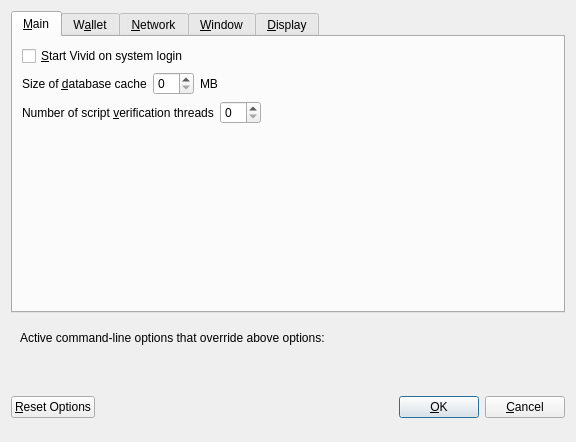
<?xml version="1.0" encoding="UTF-8"?>
<ui version="4.0">
 <class>OptionsDialog</class>
 <widget class="QDialog" name="OptionsDialog">
  <property name="geometry">
   <rect>
    <x>0</x>
    <y>0</y>
    <width>576</width>
    <height>442</height>
   </rect>
  </property>
  <property name="windowTitle">
   <string>Options</string>
  </property>
  <property name="modal">
   <bool>true</bool>
  </property>
  <layout class="QVBoxLayout" name="verticalLayout">
   <item>
    <widget class="QTabWidget" name="tabWidget">
     <property name="currentIndex">
      <number>0</number>
     </property>
     <widget class="QWidget" name="tabMain">
      <attribute name="title">
       <string>&amp;Main</string>
      </attribute>
      <layout class="QVBoxLayout" name="verticalLayout_Main">
       <item>
        <widget class="QCheckBox" name="bitcoinAtStartup">
         <property name="toolTip">
          <string>Automatically start Vivid after logging in to the system.</string>
         </property>
         <property name="text">
          <string>&amp;Start Vivid on system login</string>
         </property>
        </widget>
       </item>
       <item>
        <layout class="QHBoxLayout" name="horizontalLayout_2_Main">
         <item>
          <widget class="QLabel" name="databaseCacheLabel">
           <property name="text">
            <string>Size of &amp;database cache</string>
           </property>
           <property name="textFormat">
            <enum>Qt::PlainText</enum>
           </property>
           <property name="buddy">
            <cstring>databaseCache</cstring>
           </property>
          </widget>
         </item>
         <item>
          <widget class="QSpinBox" name="databaseCache"/>
         </item>
         <item>
          <widget class="QLabel" name="databaseCacheUnitLabel">
           <property name="text">
            <string>MB</string>
           </property>
           <property name="textFormat">
            <enum>Qt::PlainText</enum>
           </property>
          </widget>
         </item>
         <item>
          <spacer name="horizontalSpacer_2_Main">
           <property name="orientation">
            <enum>Qt::Horizontal</enum>
           </property>
           <property name="sizeHint" stdset="0">
            <size>
             <width>40</width>
             <height>20</height>
            </size>
           </property>
          </spacer>
         </item>
        </layout>
       </item>
       <item>
        <layout class="QHBoxLayout" name="horizontalLayout_3_Main">
         <item>
          <widget class="QLabel" name="threadsScriptVerifLabel">
           <property name="text">
            <string>Number of script &amp;verification threads</string>
           </property>
           <property name="textFormat">
            <enum>Qt::PlainText</enum>
           </property>
           <property name="buddy">
            <cstring>threadsScriptVerif</cstring>
           </property>
          </widget>
         </item>
         <item>
          <widget class="QSpinBox" name="threadsScriptVerif">
           <property name="toolTip">
            <string>(0 = auto, &lt;0 = leave that many cores free)</string>
           </property>
          </widget>
         </item>
         <item>
          <spacer name="horizontalSpacer_3_Main">
           <property name="orientation">
            <enum>Qt::Horizontal</enum>
           </property>
           <property name="sizeHint" stdset="0">
            <size>
             <width>40</width>
             <height>20</height>
            </size>
           </property>
          </spacer>
         </item>
        </layout>
       </item>
       <item>
        <spacer name="verticalSpacer_2">
         <property name="orientation">
          <enum>Qt::Vertical</enum>
         </property>
         <property name="sizeHint" stdset="0">
          <size>
           <width>20</width>
           <height>40</height>
          </size>
         </property>
        </spacer>
       </item>
      </layout>
     </widget>
     <widget class="QWidget" name="tabWallet">
      <attribute name="title">
       <string>W&amp;allet</string>
      </attribute>
      <layout class="QVBoxLayout" name="verticalLayout_Wallet">
       <item>
        <layout class="QHBoxLayout" name="horizontalLayout_2_Wallet">
         <item>
          <widget class="QLabel" name="labelStakeSplitThresholdText">
           <property name="text">
            <string>Stake split threshold:</string>
           </property>
          </widget>
         </item>
         <item>
          <widget class="QSpinBox" name="spinBoxStakeSplitThreshold">
           <property name="minimum">
            <number>1</number>
           </property>
           <property name="maximum">
            <number>999999</number>
           </property>
          </widget>
         </item>
        </layout>
       </item>
       <item>
        <widget class="QGroupBox" name="groupBox">
         <property name="title">
          <string>Expert</string>
         </property>
         <layout class="QVBoxLayout" name="verticalLayout_2">
          <item>
           <widget class="QCheckBox" name="coinControlFeatures">
            <property name="toolTip">
             <string>Whether to show coin control features or not.</string>
            </property>
            <property name="text">
             <string>Enable coin &amp;control features</string>
            </property>
           </widget>
          </item>
          <item>
           <widget class="QCheckBox" name="showMasternodesTab">
            <property name="toolTip">
             <string>Show additional tab listing all your masternodes in first sub-tab&lt;br/&gt;and all masternodes on the network in second sub-tab.</string>
            </property>
            <property name="text">
             <string>Show Masternodes Tab</string>
            </property>
           </widget>
          </item>
          <item>
           <widget class="QCheckBox" name="spendZeroConfChange">
            <property name="toolTip">
             <string>If you disable the spending of unconfirmed change, the change from a transaction&lt;br/&gt;cannot be used until that transaction has at least one confirmation.&lt;br/&gt;This also affects how your balance is computed.</string>
            </property>
            <property name="text">
             <string>&amp;Spend unconfirmed change</string>
            </property>
           </widget>
          </item>
         </layout>
        </widget>
       </item>
       <item>
        <spacer name="verticalSpacer_Wallet">
         <property name="orientation">
          <enum>Qt::Vertical</enum>
         </property>
         <property name="sizeHint" stdset="0">
          <size>
           <width>20</width>
           <height>40</height>
          </size>
         </property>
        </spacer>
       </item>
      </layout>
     </widget>
     <widget class="QWidget" name="tabNetwork">
      <attribute name="title">
       <string>&amp;Network</string>
      </attribute>
      <layout class="QVBoxLayout" name="verticalLayout_Network">
       <item>
        <widget class="QCheckBox" name="mapPortUpnp">
         <property name="toolTip">
          <string>Automatically open the Vivid client port on the router. This only works when your router supports UPnP and it is enabled.</string>
         </property>
         <property name="text">
          <string>Map port using &amp;UPnP</string>
         </property>
        </widget>
       </item>
       <item>
        <widget class="QCheckBox" name="allowIncoming">
         <property name="toolTip">
          <string>Accept connections from outside</string>
         </property>
         <property name="text">
          <string>Allow incoming connections</string>
         </property>
        </widget>
       </item>
       <item>
        <widget class="QCheckBox" name="connectSocks">
         <property name="toolTip">
          <string>Connect to the Vivid network through a SOCKS5 proxy.</string>
         </property>
         <property name="text">
          <string>&amp;Connect through SOCKS5 proxy (default proxy):</string>
         </property>
        </widget>
       </item>
       <item>
        <layout class="QHBoxLayout" name="horizontalLayout_1_Network">
         <item>
          <widget class="QLabel" name="proxyIpLabel">
           <property name="text">
            <string>Proxy &amp;IP:</string>
           </property>
           <property name="textFormat">
            <enum>Qt::PlainText</enum>
           </property>
           <property name="buddy">
            <cstring>proxyIp</cstring>
           </property>
          </widget>
         </item>
         <item>
          <widget class="QValidatedLineEdit" name="proxyIp">
           <property name="minimumSize">
            <size>
             <width>140</width>
             <height>0</height>
            </size>
           </property>
           <property name="maximumSize">
            <size>
             <width>140</width>
             <height>16777215</height>
            </size>
           </property>
           <property name="toolTip">
            <string>IP address of the proxy (e.g. IPv4: 127.0.0.1 / IPv6: ::1)</string>
           </property>
          </widget>
         </item>
         <item>
          <widget class="QLabel" name="proxyPortLabel">
           <property name="text">
            <string>&amp;Port:</string>
           </property>
           <property name="textFormat">
            <enum>Qt::PlainText</enum>
           </property>
           <property name="buddy">
            <cstring>proxyPort</cstring>
           </property>
          </widget>
         </item>
         <item>
          <widget class="QLineEdit" name="proxyPort">
           <property name="minimumSize">
            <size>
             <width>55</width>
             <height>0</height>
            </size>
           </property>
           <property name="maximumSize">
            <size>
             <width>55</width>
             <height>16777215</height>
            </size>
           </property>
           <property name="toolTip">
            <string>Port of the proxy (e.g. 9050)</string>
           </property>
          </widget>
         </item>
         <item>
          <spacer name="horizontalSpacer_1_Network">
           <property name="orientation">
            <enum>Qt::Horizontal</enum>
           </property>
           <property name="sizeHint" stdset="0">
            <size>
             <width>40</width>
             <height>20</height>
            </size>
           </property>
          </spacer>
         </item>
        </layout>
       </item>
       <item>
        <spacer name="verticalSpacer_Network">
         <property name="orientation">
          <enum>Qt::Vertical</enum>
         </property>
         <property name="sizeHint" stdset="0">
          <size>
           <width>20</width>
           <height>40</height>
          </size>
         </property>
        </spacer>
       </item>
      </layout>
     </widget>
     <widget class="QWidget" name="tabWindow">
      <attribute name="title">
       <string>&amp;Window</string>
      </attribute>
      <layout class="QVBoxLayout" name="verticalLayout_Window">
       <item>
        <widget class="QCheckBox" name="minimizeToTray">
         <property name="toolTip">
          <string>Show only a tray icon after minimizing the window.</string>
         </property>
         <property name="text">
          <string>&amp;Minimize to the tray instead of the taskbar</string>
         </property>
        </widget>
       </item>
       <item>
        <widget class="QCheckBox" name="minimizeOnClose">
         <property name="toolTip">
          <string>Minimize instead of exit the application when the window is closed. When this option is enabled, the application will be closed only after selecting Quit in the menu.</string>
         </property>
         <property name="text">
          <string>M&amp;inimize on close</string>
         </property>
        </widget>
       </item>
       <item>
        <spacer name="verticalSpacer_Window">
         <property name="orientation">
          <enum>Qt::Vertical</enum>
         </property>
         <property name="sizeHint" stdset="0">
          <size>
           <width>20</width>
           <height>40</height>
          </size>
         </property>
        </spacer>
       </item>
      </layout>
     </widget>
     <widget class="QWidget" name="tabDisplay">
      <attribute name="title">
       <string>&amp;Display</string>
      </attribute>
      <layout class="QVBoxLayout" name="verticalLayout_Display">
       <item>
        <layout class="QHBoxLayout" name="horizontalLayout_1_Display">
         <item>
          <widget class="QLabel" name="langLabel">
           <property name="text">
            <string>User Interface &amp;language:</string>
           </property>
           <property name="textFormat">
            <enum>Qt::PlainText</enum>
           </property>
           <property name="buddy">
            <cstring>lang</cstring>
           </property>
          </widget>
         </item>
         <item>
          <widget class="QValueComboBox" name="lang">
           <property name="toolTip">
            <string>The user interface language can be set here. This setting will take effect after restarting Vivid.</string>
           </property>
          </widget>
         </item>
        </layout>
       </item>
       <item>
        <widget class="Line" name="line">
         <property name="orientation">
          <enum>Qt::Horizontal</enum>
         </property>
        </widget>
       </item>
       <item>
        <layout class="QHBoxLayout" name="horizontalLayout_2_Display">
         <item>
          <widget class="QLabel" name="unitLabel">
           <property name="text">
            <string>&amp;Unit to show amounts in:</string>
           </property>
           <property name="textFormat">
            <enum>Qt::PlainText</enum>
           </property>
           <property name="buddy">
            <cstring>unit</cstring>
           </property>
          </widget>
         </item>
         <item>
          <widget class="QValueComboBox" name="unit">
           <property name="toolTip">
            <string>Choose the default subdivision unit to show in the interface and when sending coins.</string>
           </property>
          </widget>
         </item>
        </layout>
       </item>
       <item>
        <layout class="QHBoxLayout" name="horizontalLayout_5_Display">
         <item>
          <widget class="QLabel" name="digitsLabel">
           <property name="text">
            <string>Decimal digits</string>
           </property>
          </widget>
         </item>
         <item>
          <widget class="QValueComboBox" name="digits"/>
         </item>
        </layout>
       </item>
       <item>
        <layout class="QHBoxLayout" name="horizontalLayout_3_Display">
         <item>
          <widget class="QLabel" name="thirdPartyTxUrlsLabel">
           <property name="toolTip">
            <string>Third party URLs (e.g. a block explorer) that appear in the transactions tab as context menu items. %s in the URL is replaced by transaction hash. Multiple URLs are separated by vertical bar |.</string>
           </property>
           <property name="text">
            <string>Third party transaction URLs</string>
           </property>
           <property name="buddy">
            <cstring>thirdPartyTxUrls</cstring>
           </property>
          </widget>
         </item>
         <item>
          <widget class="QLineEdit" name="thirdPartyTxUrls">
           <property name="toolTip">
            <string>Third party URLs (e.g. a block explorer) that appear in the transactions tab as context menu items. %s in the URL is replaced by transaction hash. Multiple URLs are separated by vertical bar |.</string>
           </property>
          </widget>
         </item>
        </layout>
       </item>
       <item>
        <spacer name="verticalSpacer">
         <property name="orientation">
          <enum>Qt::Vertical</enum>
         </property>
         <property name="sizeHint" stdset="0">
          <size>
           <width>20</width>
           <height>40</height>
          </size>
         </property>
        </spacer>
       </item>
      </layout>
     </widget>
    </widget>
   </item>
   <item>
    <widget class="QFrame" name="frame">
     <layout class="QVBoxLayout" name="verticalLayout_Bottom">
      <item>
       <layout class="QHBoxLayout" name="horizontalLayout_Bottom">
        <item>
         <widget class="QLabel" name="overriddenByCommandLineInfoLabel">
          <property name="text">
           <string>Active command-line options that override above options:</string>
          </property>
          <property name="textFormat">
           <enum>Qt::PlainText</enum>
          </property>
         </widget>
        </item>
        <item>
         <spacer name="horizontalSpacer_Bottom">
          <property name="orientation">
           <enum>Qt::Horizontal</enum>
          </property>
          <property name="sizeHint" stdset="0">
           <size>
            <width>40</width>
            <height>20</height>
           </size>
          </property>
         </spacer>
        </item>
       </layout>
      </item>
      <item>
       <widget class="QLabel" name="overriddenByCommandLineLabel">
        <property name="text">
         <string/>
        </property>
        <property name="textFormat">
         <enum>Qt::PlainText</enum>
        </property>
        <property name="wordWrap">
         <bool>true</bool>
        </property>
       </widget>
      </item>
     </layout>
    </widget>
   </item>
   <item>
    <layout class="QHBoxLayout" name="horizontalLayout_Buttons">
     <item>
      <widget class="QPushButton" name="resetButton">
       <property name="toolTip">
        <string>Reset all client options to default.</string>
       </property>
       <property name="text">
        <string>&amp;Reset Options</string>
       </property>
       <property name="autoDefault">
        <bool>false</bool>
       </property>
      </widget>
     </item>
     <item>
      <spacer name="horizontalSpacer_1">
       <property name="orientation">
        <enum>Qt::Horizontal</enum>
       </property>
       <property name="sizeHint" stdset="0">
        <size>
         <width>40</width>
         <height>48</height>
        </size>
       </property>
      </spacer>
     </item>
     <item>
      <widget class="QLabel" name="statusLabel">
       <property name="minimumSize">
        <size>
         <width>200</width>
         <height>0</height>
        </size>
       </property>
       <property name="font">
        <font>
         <weight>75</weight>
         <bold>true</bold>
        </font>
       </property>
       <property name="text">
        <string/>
       </property>
       <property name="textFormat">
        <enum>Qt::PlainText</enum>
       </property>
       <property name="wordWrap">
        <bool>true</bool>
       </property>
      </widget>
     </item>
     <item>
      <spacer name="horizontalSpacer_2">
       <property name="orientation">
        <enum>Qt::Horizontal</enum>
       </property>
       <property name="sizeHint" stdset="0">
        <size>
         <width>40</width>
         <height>48</height>
        </size>
       </property>
      </spacer>
     </item>
     <item>
      <widget class="QPushButton" name="okButton">
       <property name="text">
        <string>&amp;OK</string>
       </property>
       <property name="autoDefault">
        <bool>false</bool>
       </property>
       <property name="default">
        <bool>true</bool>
       </property>
      </widget>
     </item>
     <item>
      <widget class="QPushButton" name="cancelButton">
       <property name="text">
        <string>&amp;Cancel</string>
       </property>
       <property name="autoDefault">
        <bool>false</bool>
       </property>
      </widget>
     </item>
    </layout>
   </item>
  </layout>
 </widget>
 <customwidgets>
  <customwidget>
   <class>QValidatedLineEdit</class>
   <extends>QLineEdit</extends>
   <header>qvalidatedlineedit.h</header>
  </customwidget>
  <customwidget>
   <class>QValueComboBox</class>
   <extends>QComboBox</extends>
   <header>qvaluecombobox.h</header>
  </customwidget>
 </customwidgets>
 <resources/>
 <connections/>
</ui>
